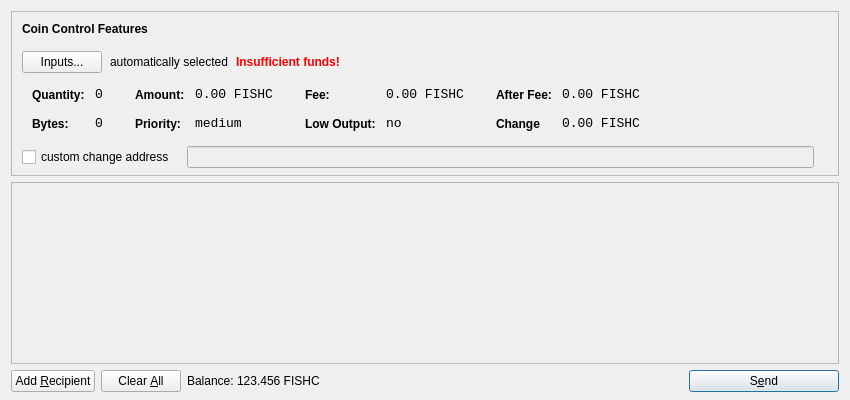
<?xml version="1.0" encoding="UTF-8"?>
<ui version="4.0">
 <class>SendCoinsDialog</class>
 <widget class="QDialog" name="SendCoinsDialog">
  <property name="geometry">
   <rect>
    <x>0</x>
    <y>0</y>
    <width>850</width>
    <height>400</height>
   </rect>
  </property>
  <property name="windowTitle">
   <string>Send Coins</string>
  </property>
  <layout class="QVBoxLayout" name="verticalLayout" stretch="0,1,0">
   <property name="bottomMargin">
    <number>8</number>
   </property>
   <item>
    <widget class="QFrame" name="frameCoinControl">
     <property name="sizePolicy">
      <sizepolicy hsizetype="Expanding" vsizetype="Expanding">
       <horstretch>0</horstretch>
       <verstretch>0</verstretch>
      </sizepolicy>
     </property>
     <property name="maximumSize">
      <size>
       <width>16777215</width>
       <height>16777215</height>
      </size>
     </property>
     <property name="frameShape">
      <enum>QFrame::StyledPanel</enum>
     </property>
     <property name="frameShadow">
      <enum>QFrame::Sunken</enum>
     </property>
     <layout class="QVBoxLayout" name="verticalLayoutCoinControl2">
      <property name="spacing">
       <number>-1</number>
      </property>
      <property name="leftMargin">
       <number>0</number>
      </property>
      <property name="topMargin">
       <number>0</number>
      </property>
      <property name="rightMargin">
       <number>0</number>
      </property>
      <property name="bottomMargin">
       <number>6</number>
      </property>
      <item>
       <layout class="QVBoxLayout" name="verticalLayoutCoinControl" stretch="0,0,0,0,1">
        <property name="spacing">
         <number>0</number>
        </property>
        <property name="leftMargin">
         <number>10</number>
        </property>
        <property name="topMargin">
         <number>10</number>
        </property>
        <item>
         <layout class="QHBoxLayout" name="horizontalLayoutCoinControl1">
          <property name="bottomMargin">
           <number>15</number>
          </property>
          <item>
           <widget class="QLabel" name="labelCoinControlFeatures">
            <property name="sizePolicy">
             <sizepolicy hsizetype="Preferred" vsizetype="Maximum">
              <horstretch>0</horstretch>
              <verstretch>0</verstretch>
             </sizepolicy>
            </property>
            <property name="font">
             <font>
              <weight>75</weight>
              <bold>true</bold>
             </font>
            </property>
            <property name="styleSheet">
             <string notr="true">font-weight:bold;</string>
            </property>
            <property name="text">
             <string>Coin Control Features</string>
            </property>
           </widget>
          </item>
         </layout>
        </item>
        <item>
         <layout class="QHBoxLayout" name="horizontalLayoutCoinControl2" stretch="0,0,0,0">
          <property name="spacing">
           <number>8</number>
          </property>
          <property name="bottomMargin">
           <number>10</number>
          </property>
          <item>
           <widget class="QPushButton" name="pushButtonCoinControl">
            <property name="styleSheet">
             <string notr="true"/>
            </property>
            <property name="text">
             <string>Inputs...</string>
            </property>
           </widget>
          </item>
          <item>
           <widget class="QLabel" name="labelCoinControlAutomaticallySelected">
            <property name="text">
             <string>automatically selected</string>
            </property>
            <property name="margin">
             <number>5</number>
            </property>
           </widget>
          </item>
          <item>
           <widget class="QLabel" name="labelCoinControlInsuffFunds">
            <property name="font">
             <font>
              <weight>75</weight>
              <bold>true</bold>
             </font>
            </property>
            <property name="styleSheet">
             <string notr="true">color:red;font-weight:bold;</string>
            </property>
            <property name="text">
             <string>Insufficient funds!</string>
            </property>
            <property name="margin">
             <number>5</number>
            </property>
           </widget>
          </item>
          <item>
           <spacer name="horizontalSpacerCoinControl">
            <property name="orientation">
             <enum>Qt::Horizontal</enum>
            </property>
            <property name="sizeHint" stdset="0">
             <size>
              <width>40</width>
              <height>1</height>
             </size>
            </property>
           </spacer>
          </item>
         </layout>
        </item>
        <item>
         <widget class="QWidget" name="widgetCoinControl" native="true">
          <property name="sizePolicy">
           <sizepolicy hsizetype="Preferred" vsizetype="Preferred">
            <horstretch>0</horstretch>
            <verstretch>0</verstretch>
           </sizepolicy>
          </property>
          <property name="minimumSize">
           <size>
            <width>0</width>
            <height>0</height>
           </size>
          </property>
          <property name="styleSheet">
           <string notr="true"/>
          </property>
          <layout class="QHBoxLayout" name="horizontalLayoutCoinControl5">
           <property name="margin">
            <number>0</number>
           </property>
           <item>
            <layout class="QHBoxLayout" name="horizontalLayoutCoinControl3" stretch="0,0,0,1">
             <property name="spacing">
              <number>20</number>
             </property>
             <property name="topMargin">
              <number>0</number>
             </property>
             <property name="bottomMargin">
              <number>10</number>
             </property>
             <item>
              <layout class="QFormLayout" name="formLayoutCoinControl1">
               <property name="horizontalSpacing">
                <number>10</number>
               </property>
               <property name="verticalSpacing">
                <number>14</number>
               </property>
               <property name="leftMargin">
                <number>10</number>
               </property>
               <property name="topMargin">
                <number>4</number>
               </property>
               <property name="rightMargin">
                <number>6</number>
               </property>
               <item row="0" column="0">
                <widget class="QLabel" name="labelCoinControlQuantityText">
                 <property name="styleSheet">
                  <string notr="true">font-weight:bold;</string>
                 </property>
                 <property name="text">
                  <string>Quantity:</string>
                 </property>
                 <property name="margin">
                  <number>0</number>
                 </property>
                </widget>
               </item>
               <item row="0" column="1">
                <widget class="QLabel" name="labelCoinControlQuantity">
                 <property name="font">
                  <font>
                   <family>Monospace</family>
                   <pointsize>10</pointsize>
                  </font>
                 </property>
                 <property name="cursor">
                  <cursorShape>IBeamCursor</cursorShape>
                 </property>
                 <property name="contextMenuPolicy">
                  <enum>Qt::ActionsContextMenu</enum>
                 </property>
                 <property name="text">
                  <string>0</string>
                 </property>
                 <property name="margin">
                  <number>0</number>
                 </property>
                 <property name="textInteractionFlags">
                  <set>Qt::LinksAccessibleByMouse|Qt::TextSelectableByKeyboard|Qt::TextSelectableByMouse</set>
                 </property>
                </widget>
               </item>
               <item row="1" column="0">
                <widget class="QLabel" name="labelCoinControlBytesText">
                 <property name="styleSheet">
                  <string notr="true">font-weight:bold;</string>
                 </property>
                 <property name="text">
                  <string>Bytes:</string>
                 </property>
                </widget>
               </item>
               <item row="1" column="1">
                <widget class="QLabel" name="labelCoinControlBytes">
                 <property name="font">
                  <font>
                   <family>Monospace</family>
                   <pointsize>10</pointsize>
                  </font>
                 </property>
                 <property name="cursor">
                  <cursorShape>IBeamCursor</cursorShape>
                 </property>
                 <property name="contextMenuPolicy">
                  <enum>Qt::ActionsContextMenu</enum>
                 </property>
                 <property name="text">
                  <string>0</string>
                 </property>
                 <property name="textInteractionFlags">
                  <set>Qt::LinksAccessibleByMouse|Qt::TextSelectableByKeyboard|Qt::TextSelectableByMouse</set>
                 </property>
                </widget>
               </item>
              </layout>
             </item>
             <item>
              <layout class="QFormLayout" name="formLayoutCoinControl2">
               <property name="horizontalSpacing">
                <number>10</number>
               </property>
               <property name="verticalSpacing">
                <number>14</number>
               </property>
               <property name="leftMargin">
                <number>6</number>
               </property>
               <property name="topMargin">
                <number>4</number>
               </property>
               <property name="rightMargin">
                <number>6</number>
               </property>
               <item row="0" column="0">
                <widget class="QLabel" name="labelCoinControlAmountText">
                 <property name="styleSheet">
                  <string notr="true">font-weight:bold;</string>
                 </property>
                 <property name="text">
                  <string>Amount:</string>
                 </property>
                 <property name="margin">
                  <number>0</number>
                 </property>
                </widget>
               </item>
               <item row="0" column="1">
                <widget class="QLabel" name="labelCoinControlAmount">
                 <property name="font">
                  <font>
                   <family>Monospace</family>
                   <pointsize>10</pointsize>
                  </font>
                 </property>
                 <property name="cursor">
                  <cursorShape>IBeamCursor</cursorShape>
                 </property>
                 <property name="contextMenuPolicy">
                  <enum>Qt::ActionsContextMenu</enum>
                 </property>
                 <property name="text">
                  <string>0.00 FISHC</string>
                 </property>
                 <property name="textInteractionFlags">
                  <set>Qt::LinksAccessibleByMouse|Qt::TextSelectableByKeyboard|Qt::TextSelectableByMouse</set>
                 </property>
                </widget>
               </item>
               <item row="1" column="0">
                <widget class="QLabel" name="labelCoinControlPriorityText">
                 <property name="styleSheet">
                  <string notr="true">font-weight:bold;</string>
                 </property>
                 <property name="text">
                  <string>Priority:</string>
                 </property>
                </widget>
               </item>
               <item row="1" column="1">
                <widget class="QLabel" name="labelCoinControlPriority">
                 <property name="font">
                  <font>
                   <family>Monospace</family>
                   <pointsize>10</pointsize>
                  </font>
                 </property>
                 <property name="cursor">
                  <cursorShape>IBeamCursor</cursorShape>
                 </property>
                 <property name="contextMenuPolicy">
                  <enum>Qt::ActionsContextMenu</enum>
                 </property>
                 <property name="text">
                  <string>medium</string>
                 </property>
                 <property name="textInteractionFlags">
                  <set>Qt::LinksAccessibleByMouse|Qt::TextSelectableByKeyboard|Qt::TextSelectableByMouse</set>
                 </property>
                </widget>
               </item>
              </layout>
             </item>
             <item>
              <layout class="QFormLayout" name="formLayoutCoinControl3">
               <property name="horizontalSpacing">
                <number>10</number>
               </property>
               <property name="verticalSpacing">
                <number>14</number>
               </property>
               <property name="leftMargin">
                <number>6</number>
               </property>
               <property name="topMargin">
                <number>4</number>
               </property>
               <property name="rightMargin">
                <number>6</number>
               </property>
               <item row="0" column="0">
                <widget class="QLabel" name="labelCoinControlFeeText">
                 <property name="styleSheet">
                  <string notr="true">font-weight:bold;</string>
                 </property>
                 <property name="text">
                  <string>Fee:</string>
                 </property>
                 <property name="margin">
                  <number>0</number>
                 </property>
                </widget>
               </item>
               <item row="0" column="1">
                <widget class="QLabel" name="labelCoinControlFee">
                 <property name="font">
                  <font>
                   <family>Monospace</family>
                   <pointsize>10</pointsize>
                  </font>
                 </property>
                 <property name="cursor">
                  <cursorShape>IBeamCursor</cursorShape>
                 </property>
                 <property name="contextMenuPolicy">
                  <enum>Qt::ActionsContextMenu</enum>
                 </property>
                 <property name="text">
                  <string>0.00 FISHC</string>
                 </property>
                 <property name="textInteractionFlags">
                  <set>Qt::LinksAccessibleByMouse|Qt::TextSelectableByKeyboard|Qt::TextSelectableByMouse</set>
                 </property>
                </widget>
               </item>
               <item row="1" column="0">
                <widget class="QLabel" name="labelCoinControlLowOutputText">
                 <property name="styleSheet">
                  <string notr="true">font-weight:bold;</string>
                 </property>
                 <property name="text">
                  <string>Low Output:</string>
                 </property>
                </widget>
               </item>
               <item row="1" column="1">
                <widget class="QLabel" name="labelCoinControlLowOutput">
                 <property name="font">
                  <font>
                   <family>Monospace</family>
                   <pointsize>10</pointsize>
                  </font>
                 </property>
                 <property name="cursor">
                  <cursorShape>IBeamCursor</cursorShape>
                 </property>
                 <property name="contextMenuPolicy">
                  <enum>Qt::ActionsContextMenu</enum>
                 </property>
                 <property name="text">
                  <string>no</string>
                 </property>
                 <property name="textInteractionFlags">
                  <set>Qt::LinksAccessibleByMouse|Qt::TextSelectableByKeyboard|Qt::TextSelectableByMouse</set>
                 </property>
                </widget>
               </item>
              </layout>
             </item>
             <item>
              <layout class="QFormLayout" name="formLayoutCoinControl4">
               <property name="horizontalSpacing">
                <number>10</number>
               </property>
               <property name="verticalSpacing">
                <number>14</number>
               </property>
               <property name="leftMargin">
                <number>6</number>
               </property>
               <property name="topMargin">
                <number>4</number>
               </property>
               <property name="rightMargin">
                <number>6</number>
               </property>
               <item row="0" column="0">
                <widget class="QLabel" name="labelCoinControlAfterFeeText">
                 <property name="styleSheet">
                  <string notr="true">font-weight:bold;</string>
                 </property>
                 <property name="text">
                  <string>After Fee:</string>
                 </property>
                 <property name="margin">
                  <number>0</number>
                 </property>
                </widget>
               </item>
               <item row="0" column="1">
                <widget class="QLabel" name="labelCoinControlAfterFee">
                 <property name="font">
                  <font>
                   <family>Monospace</family>
                   <pointsize>10</pointsize>
                  </font>
                 </property>
                 <property name="cursor">
                  <cursorShape>IBeamCursor</cursorShape>
                 </property>
                 <property name="contextMenuPolicy">
                  <enum>Qt::ActionsContextMenu</enum>
                 </property>
                 <property name="text">
                  <string>0.00 FISHC</string>
                 </property>
                 <property name="textInteractionFlags">
                  <set>Qt::LinksAccessibleByMouse|Qt::TextSelectableByKeyboard|Qt::TextSelectableByMouse</set>
                 </property>
                </widget>
               </item>
               <item row="1" column="0">
                <widget class="QLabel" name="labelCoinControlChangeText">
                 <property name="styleSheet">
                  <string notr="true">font-weight:bold;</string>
                 </property>
                 <property name="text">
                  <string>Change</string>
                 </property>
                </widget>
               </item>
               <item row="1" column="1">
                <widget class="QLabel" name="labelCoinControlChange">
                 <property name="font">
                  <font>
                   <family>Monospace</family>
                   <pointsize>10</pointsize>
                  </font>
                 </property>
                 <property name="cursor">
                  <cursorShape>IBeamCursor</cursorShape>
                 </property>
                 <property name="contextMenuPolicy">
                  <enum>Qt::ActionsContextMenu</enum>
                 </property>
                 <property name="text">
                  <string>0.00 FISHC</string>
                 </property>
                 <property name="textInteractionFlags">
                  <set>Qt::LinksAccessibleByMouse|Qt::TextSelectableByKeyboard|Qt::TextSelectableByMouse</set>
                 </property>
                </widget>
               </item>
              </layout>
             </item>
            </layout>
           </item>
          </layout>
         </widget>
        </item>
        <item>
         <layout class="QHBoxLayout" name="horizontalLayoutCoinControl4" stretch="0,0,0">
          <property name="spacing">
           <number>12</number>
          </property>
          <property name="sizeConstraint">
           <enum>QLayout::SetDefaultConstraint</enum>
          </property>
          <property name="topMargin">
           <number>5</number>
          </property>
          <property name="rightMargin">
           <number>5</number>
          </property>
          <item>
           <widget class="QCheckBox" name="checkBoxCoinControlChange">
            <property name="text">
             <string>custom change address</string>
            </property>
           </widget>
          </item>
          <item>
           <widget class="QLineEdit" name="lineEditCoinControlChange">
            <property name="enabled">
             <bool>false</bool>
            </property>
            <property name="sizePolicy">
             <sizepolicy hsizetype="Expanding" vsizetype="Fixed">
              <horstretch>0</horstretch>
              <verstretch>0</verstretch>
             </sizepolicy>
            </property>
           </widget>
          </item>
          <item>
           <widget class="QLabel" name="labelCoinControlChangeLabel">
            <property name="sizePolicy">
             <sizepolicy hsizetype="Preferred" vsizetype="Expanding">
              <horstretch>0</horstretch>
              <verstretch>0</verstretch>
             </sizepolicy>
            </property>
            <property name="minimumSize">
             <size>
              <width>0</width>
              <height>0</height>
             </size>
            </property>
            <property name="text">
             <string/>
            </property>
            <property name="margin">
             <number>3</number>
            </property>
           </widget>
          </item>
         </layout>
        </item>
        <item>
         <spacer name="verticalSpacerCoinControl">
          <property name="orientation">
           <enum>Qt::Vertical</enum>
          </property>
          <property name="sizeHint" stdset="0">
           <size>
            <width>800</width>
            <height>1</height>
           </size>
          </property>
         </spacer>
        </item>
       </layout>
      </item>
     </layout>
    </widget>
   </item>
   <item>
    <widget class="QScrollArea" name="scrollArea">
     <property name="widgetResizable">
      <bool>true</bool>
     </property>
     <widget class="QWidget" name="scrollAreaWidgetContents">
      <property name="geometry">
       <rect>
        <x>0</x>
        <y>0</y>
        <width>830</width>
        <height>165</height>
       </rect>
      </property>
      <layout class="QVBoxLayout" name="verticalLayout_2">
       <property name="margin">
        <number>0</number>
       </property>
       <item>
        <layout class="QVBoxLayout" name="entries">
         <property name="spacing">
          <number>6</number>
         </property>
        </layout>
       </item>
       <item>
        <spacer name="verticalSpacer">
         <property name="orientation">
          <enum>Qt::Vertical</enum>
         </property>
         <property name="sizeHint" stdset="0">
          <size>
           <width>20</width>
           <height>40</height>
          </size>
         </property>
        </spacer>
       </item>
      </layout>
     </widget>
    </widget>
   </item>
   <item>
    <layout class="QHBoxLayout" name="horizontalLayout">
     <item>
      <widget class="QPushButton" name="addButton">
       <property name="toolTip">
        <string>Send to multiple recipients at once</string>
       </property>
       <property name="text">
        <string>Add &amp;Recipient</string>
       </property>
       <property name="icon">
        <iconset resource="../bitcoin.qrc">
         <normaloff>:/icons/add</normaloff>:/icons/add</iconset>
       </property>
       <property name="autoDefault">
        <bool>false</bool>
       </property>
      </widget>
     </item>
     <item>
      <widget class="QPushButton" name="clearButton">
       <property name="sizePolicy">
        <sizepolicy hsizetype="Minimum" vsizetype="Fixed">
         <horstretch>0</horstretch>
         <verstretch>0</verstretch>
        </sizepolicy>
       </property>
       <property name="toolTip">
        <string>Remove all transaction fields</string>
       </property>
       <property name="text">
        <string>Clear &amp;All</string>
       </property>
       <property name="icon">
        <iconset resource="../bitcoin.qrc">
         <normaloff>:/icons/remove</normaloff>:/icons/remove</iconset>
       </property>
       <property name="autoRepeatDelay">
        <number>300</number>
       </property>
       <property name="autoDefault">
        <bool>false</bool>
       </property>
      </widget>
     </item>
     <item>
      <layout class="QHBoxLayout" name="horizontalLayout_2">
       <property name="spacing">
        <number>3</number>
       </property>
       <item>
        <widget class="QLabel" name="label">
         <property name="sizePolicy">
          <sizepolicy hsizetype="Preferred" vsizetype="Fixed">
           <horstretch>0</horstretch>
           <verstretch>0</verstretch>
          </sizepolicy>
         </property>
         <property name="text">
          <string>Balance:</string>
         </property>
        </widget>
       </item>
       <item>
        <widget class="QLabel" name="labelBalance">
         <property name="sizePolicy">
          <sizepolicy hsizetype="Preferred" vsizetype="Fixed">
           <horstretch>0</horstretch>
           <verstretch>0</verstretch>
          </sizepolicy>
         </property>
         <property name="cursor">
          <cursorShape>IBeamCursor</cursorShape>
         </property>
         <property name="text">
          <string>123.456 FISHC</string>
         </property>
         <property name="textInteractionFlags">
          <set>Qt::LinksAccessibleByMouse|Qt::TextSelectableByKeyboard|Qt::TextSelectableByMouse</set>
         </property>
        </widget>
       </item>
      </layout>
     </item>
     <item>
      <spacer name="horizontalSpacer">
       <property name="orientation">
        <enum>Qt::Horizontal</enum>
       </property>
       <property name="sizeHint" stdset="0">
        <size>
         <width>40</width>
         <height>20</height>
        </size>
       </property>
      </spacer>
     </item>
     <item>
      <widget class="QPushButton" name="sendButton">
       <property name="minimumSize">
        <size>
         <width>150</width>
         <height>0</height>
        </size>
       </property>
       <property name="toolTip">
        <string>Confirm the send action</string>
       </property>
       <property name="text">
        <string>S&amp;end</string>
       </property>
       <property name="icon">
        <iconset resource="../bitcoin.qrc">
         <normaloff>:/icons/send</normaloff>:/icons/send</iconset>
       </property>
       <property name="default">
        <bool>true</bool>
       </property>
      </widget>
     </item>
    </layout>
   </item>
  </layout>
 </widget>
 <resources>
  <include location="../bitcoin.qrc"/>
 </resources>
 <connections/>
</ui>
